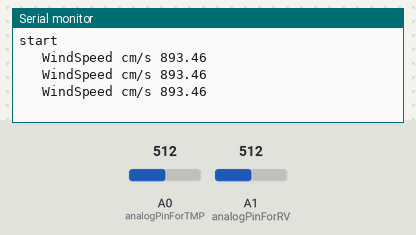
Simulated run of this sketch. Board: Arduino Uno, built with avr-gcc and run on an emulated ATmega328P. Shown: the last lines printed to the serial monitor. The test bench sets the inputs (shaded band); at power-on: A1 (analogPinForRV) = 512, A0 (analogPinForTMP) = 512.

Above: at 1.8 s.
1.9 s: A1 (analogPinForRV) set to 385
At 2.4 s:
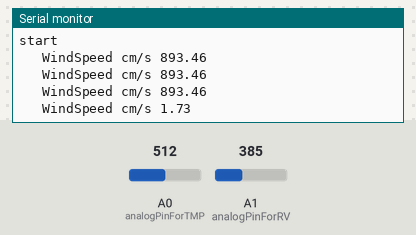
3.4 s: A1 (analogPinForRV) set to 356
At 3.9 s:
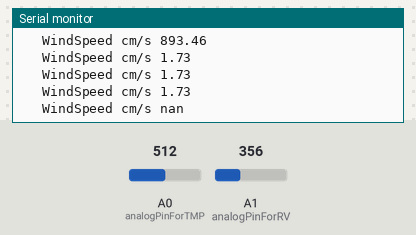
5.5 s: A0 (analogPinForTMP) set to 490
At 5.8 s:
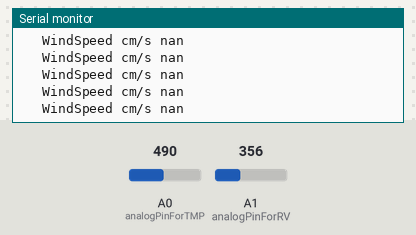
7.0 s: A0 (analogPinForTMP) set to 464
At 7.4 s:
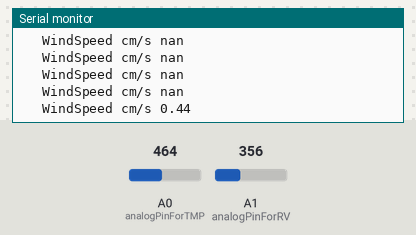
Timing chart, 0 to 9.5 s (numbered marks = the images above; inputs shaded):
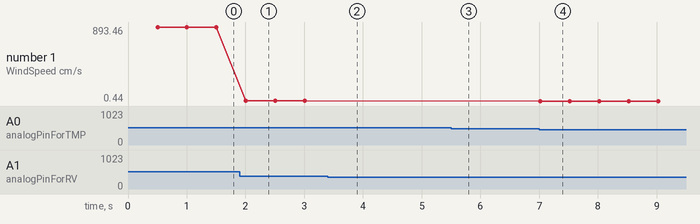

The sketch:

HotWireAnemometerReadout.ino
```cpp
/* Modern Device Wind Sensor Sketch for Rev C Wind Sensor
 This sketch is only valid if the wind sensor if powered from
 a regulated 5 volt supply. An Arduino or Modern Device BBB, RBBB
 powered from an external power supply should work fine. Powering from
 USB will also work but will be slightly less accurate in our experience.

When using an Arduino to power the sensor, an external power supply is better. Most Arduinos have a
 polyfuse which protects the USB line. This fuse has enough resistance to reduce the voltage
 available to around 4.7 to 4.85 volts, depending on the current draw.

 The sketch uses the on-chip temperature sensing thermistor to compensate the sensor
 for changes in ambient temperature. Because the thermistor is just configured as a
 voltage divider, the voltage will change with supply voltage. This is why the
 sketch depends upon a regulated five volt supply.

 Other calibrations could be developed for different sensor supply voltages, but would require
 gathering data for those alternate voltages, or compensating the ratio.

 Hardware Setup:
 Wind Sensor Signals    Arduino
 GND                    GND
 +V                     5V
 RV                     A1    // modify the definitions below to use other pins
 TMP                    A0    // modify the definitions below to use other pins

 Hardware setup:
 Wind Sensor is powered from a regulated five volt source.
 RV pin and TMP pin are connected to analog innputs.

 */


#define analogPinForRV    1   // change to pins you the analog pins are using
#define analogPinForTMP   0

// to calibrate your sensor, put a glass over it, but the sensor should not be
// touching the desktop surface however.
// adjust the zeroWindAdjustment until your sensor reads about zero with the glass over it.

const float zeroWindAdjustment = 0.334; // negative numbers yield smaller wind speeds and vice versa.

int TMP_Therm_ADunits;  //temp termistor value from wind sensor
float RV_Wind_ADunits;    //RV output from wind sensor
float RV_Wind_Volts;
unsigned long lastMillis;
int TempCtimes100;
float zeroWind_ADunits;
float zeroWind_volts;
float WindSpeed_MPH;
float WindSpeed_cmps;

int serInLen = 25;
char serInString[25];
int value1= 0;
int result;

void setup() {

  Serial.begin(38400);   // faster printing to get a bit better throughput on extended info
  // remember to change your serial monitor

  Serial.println("start");
  // put your setup code here, to run once:

  //   Uncomment the three lines below to reset the analog pins A2 & A3
  //   This is code from the Modern Device temp sensor (not required)
  //pinMode(A2, INPUT);        // GND pin
 // pinMode(A3, INPUT);        // VCC pin
  //digitalWrite(A3, LOW);     // turn off pullups

}

void loop() {


  if (millis() - lastMillis > 500){      // read every 200 ms - printing slows this down further

    TMP_Therm_ADunits = analogRead(analogPinForTMP);
    RV_Wind_ADunits = analogRead(analogPinForRV);
    RV_Wind_Volts = (RV_Wind_ADunits *  0.0048828125);

    // these are all derived from regressions from raw data as such they depend on a lot of experimental factors
    // such as accuracy of temp sensors, and voltage at the actual wind sensor, (wire losses) which were unaccouted for.
    TempCtimes100 = (0.005 *((float)TMP_Therm_ADunits * (float)TMP_Therm_ADunits)) - (16.862 * (float)TMP_Therm_ADunits) + 9075.4;

    zeroWind_ADunits = -0.0006*((float)TMP_Therm_ADunits * (float)TMP_Therm_ADunits) + 1.0727 * (float)TMP_Therm_ADunits + 47.172;  //  13.0C  553  482.39

    zeroWind_volts = (zeroWind_ADunits * 0.0048828125) - zeroWindAdjustment;

    // This from a regression from data in the form of
    // Vraw = V0 + b * WindSpeed ^ c
    // V0 is zero wind at a particular temperature
    // The constants b and c were determined by some Excel wrangling with the solver.

   WindSpeed_MPH =  pow(((RV_Wind_Volts - zeroWind_volts) /.2300) , 2.7265);
   WindSpeed_cmps = WindSpeed_MPH*0.44704*100 ;  //Prints windspeed in mm/s

    /*Serial.print("  TMP volts ");
    Serial.print(TMP_Therm_ADunits * 0.0048828125);

    Serial.print(" RV volts ");
    Serial.print((float)RV_Wind_Volts);

    Serial.print("\t  TempC*100 ");
    Serial.print(TempCtimes100 );

    Serial.print("   ZeroWind volts ");
    Serial.print(zeroWind_volts);*/

    Serial.print("   WindSpeed cm/s ");
    Serial.println((float)WindSpeed_cmps);

    /*Serial.print("   WindSpeed MPH ");
    Serial.println((float)WindSpeed_MPH);*/
    lastMillis = millis();
  }  }

  void logData(int value1)
  {
    char buffer[5];

    Serial.print("S|LOGTEST|[");
    Serial.print(itoa((value1),buffer,10));
    Serial.print(";");
    readSerialString(serInString,1000);
  }

  void readSerialString(char *strArray,long timeOut)
  {
    long startTime=millis();
    int i;

    while(!Serial.available()){
      if(millis()-startTime >= timeOut){
        return;
      }
    }
    while(Serial.available() && i < serInLen) {
      strArray[i] = Serial.read();
      i++;
    }
  }
```

Measured:
- the behaviour switches between 371 and 370 on A1 (analogPinForRV) (found by bisection; images 1 and 2)
- the behaviour switches between 482 and 481 on A0 (analogPinForTMP) (found by bisection; images 3 and 4)
- after the input at 1.9 s, the serial monitor: prints a new line after 0.11 s (image 1)
- after the input at 3.4 s, the serial monitor: prints a new line after 0.11 s (image 2)
- after the input at 7.0 s, the serial monitor: prints a new line at once (image 4)
- plotted number 1: 893.46 → 1.73 after the input at 1.9 s, 1.73 → 0.44 after the input at 7.0 s
